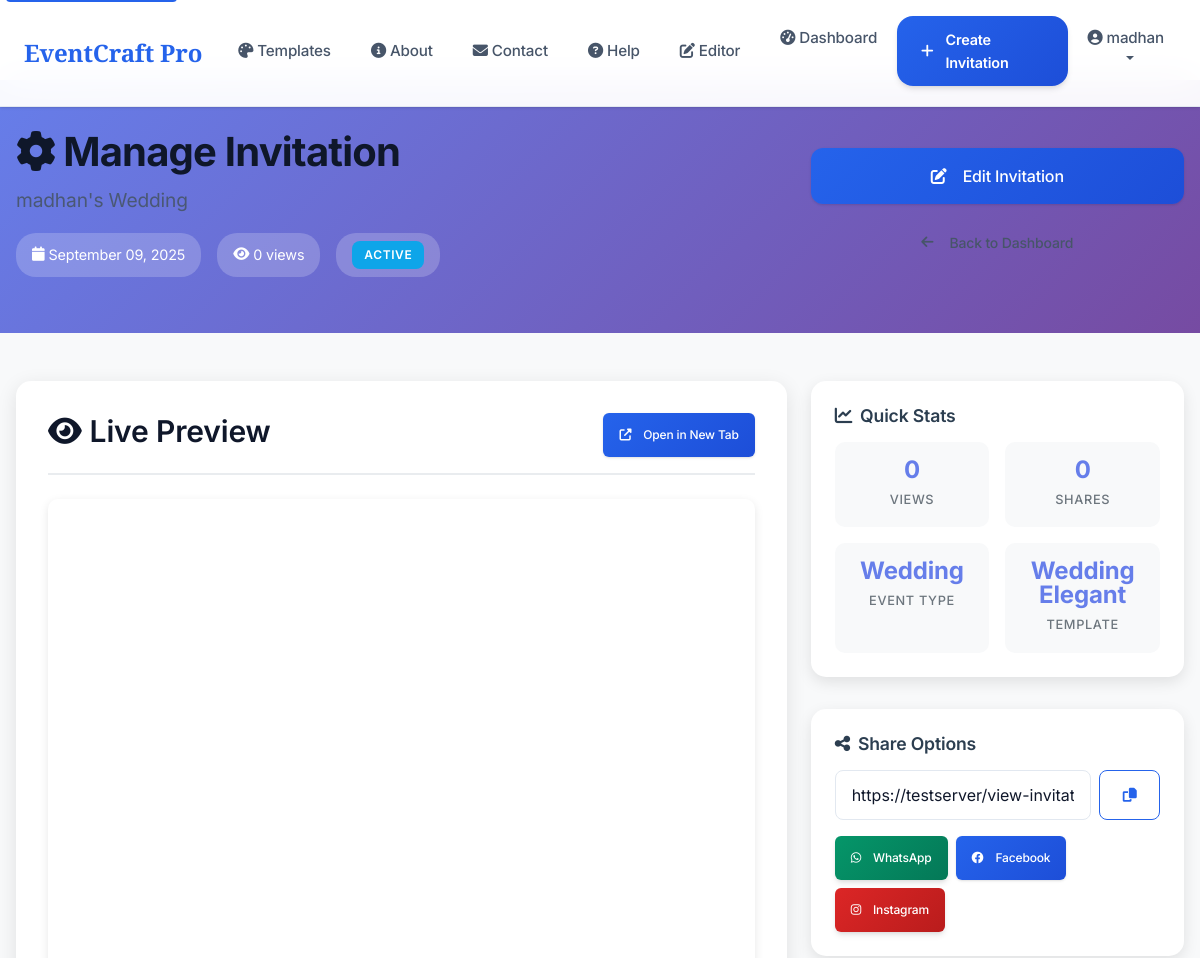
Page /view-invitation-manage/QYT0SeXI (signed in, upper part) on the earlier database version.
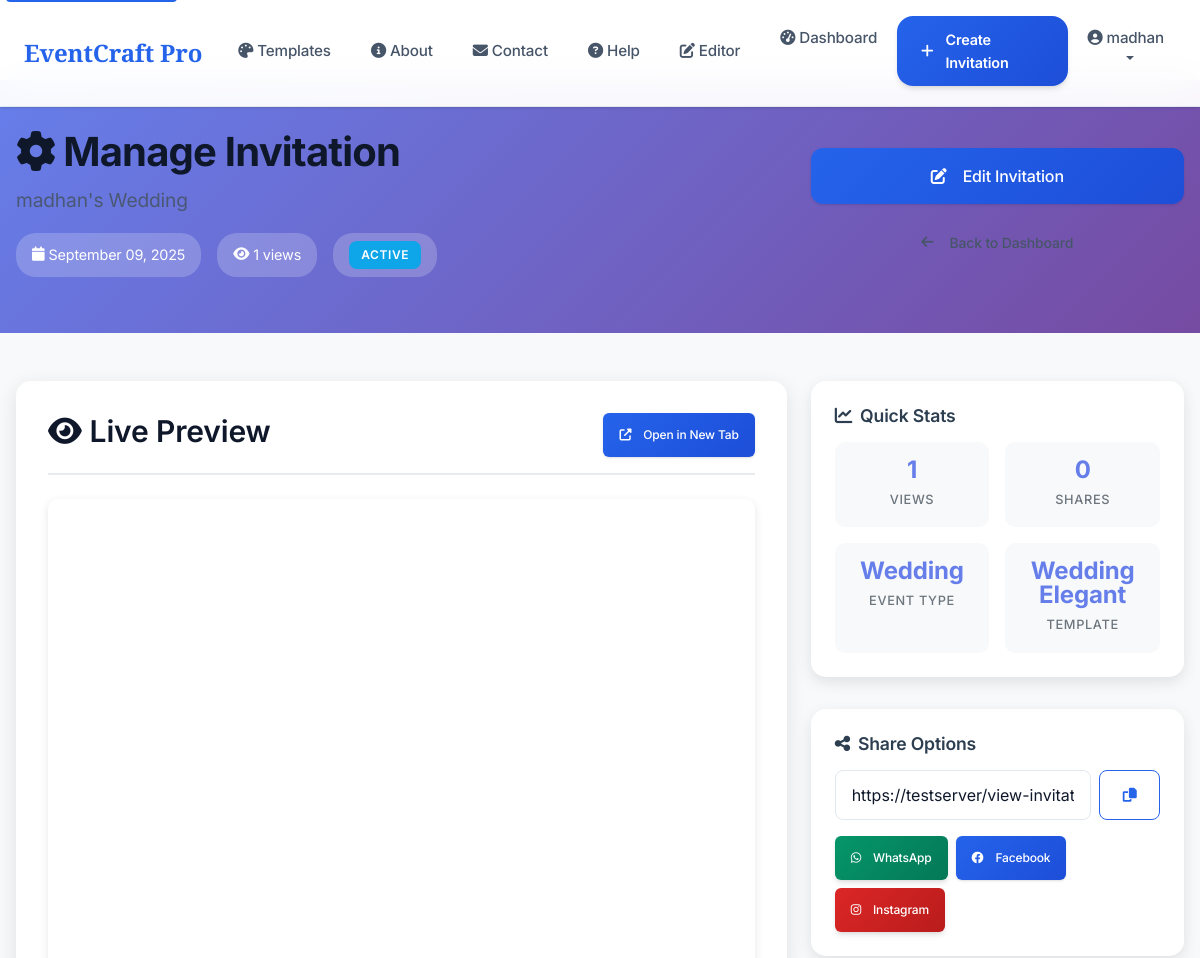
Same page on the later database version.
### models.py (models this page shows)
class Invitation(db.Model):
    __tablename__ = 'invitations'
    id = db.Column(db.Integer, primary_key=True)
    user_id = db.Column(db.Integer, db.ForeignKey('users.id'), nullable=False)
    title = db.Column(db.String(200))
    description = db.Column(db.Text)
    event_type = db.Column(db.String(50), nullable=False)
    template_name = db.Column(db.String(100))
    event_date = db.Column(db.DateTime)
    event_style = db.Column(db.String(50))
    bride_name = db.Column(db.String(100))
    groom_name = db.Column(db.String(100))
    muhurtham_time = db.Column(db.String(50))
    reception_time = db.Column(db.String(50))
    birthday_person = db.Column(db.String(100))
    age = db.Column(db.String(10))
    start_time = db.Column(db.String(50))
    dinner_time = db.Column(db.String(50))
    mother_name = db.Column(db.String(100))
    father_name = db.Column(db.String(100))
    babyshower_start_time = db.Column(db.String(50))
    babyshower_end_time = db.Column(db.String(50))
    graduate_name = db.Column(db.String(100))
    degree = db.Column(db.String(100))
    school = db.Column(db.String(100))
    major = db.Column(db.String(100))
    couple_names = db.Column(db.String(100))
    marriage_years = db.Column(db.String(20))
    anniversary_dinner_time = db.Column(db.String(50))
    party_time = db.Column(db.String(50))
    honoree_name = db.Column(db.String(100))
    position = db.Column(db.String(100))
    company = db.Column(db.String(100))
    start_year = db.Column(db.String(10))
    host_name = db.Column(db.String(100))
    contact_phone = db.Column(db.String(20))
    contact_email = db.Column(db.String(120))
    venue_address = db.Column(db.Text)
    love_story = db.Column(db.Text)  # For weddings
    event_story = db.Column(db.Text)  # For other events
    main_image = db.Column(db.String(255))
    bride_image = db.Column(db.String(255))
    groom_image = db.Column(db.String(255))
    birthday_image = db.Column(db.String(255))
    couple_image = db.Column(db.String(255))
    graduate_image = db.Column(db.String(255))
    honoree_image = db.Column(db.String(255))
    gallery_images = db.Column(db.Text)  # JSON string of image filenames
    customization_data = db.Column(db.Text)  # JSON string of customization settings
    share_url = db.Column(db.String(100), unique=True, nullable=False)
    view_count = db.Column(db.Integer, default=0)
    is_active = db.Column(db.Boolean, default=True)
    expires_at = db.Column(db.DateTime, default=lambda: datetime.utcnow() + timedelta(days=365))  # Default 1 year expiration
    created_at = db.Column(db.DateTime, default=datetime.utcnow)
    updated_at = db.Column(db.DateTime, default=datetime.utcnow, onupdate=datetime.utcnow)
    wishes = db.relationship('Wish', backref='invitation', lazy=True, cascade='all, delete-orphan')
    guests = db.relationship('Guest', backref='invitation', lazy=True, cascade='all, delete-orphan')
    rsvps = db.relationship('RSVP', backref='invitation', lazy=True, cascade='all, delete-orphan')
    views = db.relationship('InvitationView', backref='invitation', lazy=True, cascade='all, delete-orphan')
    shares = db.relationship('InvitationShare', backref='invitation', lazy=True, cascade='all, delete-orphan')

### routes.py (the view)
    @app.route('/view-invitation-manage/<share_url>')
    def view_invitation_manage(share_url):
        if not is_authenticated():
            flash('Please login to continue', 'error')
            return redirect(url_for('auth'))
        invitation = Invitation.query.filter_by(share_url=share_url).first()
        if not invitation or invitation.user_id != session['user_id']:
            flash('Invitation not found or access denied', 'error')
            return redirect(url_for('dashboard'))
        event_data = {
            'eventTitle': invitation.title or 'Event Invitation',
            'eventDescription': invitation.description or '',
            'eventDate': invitation.event_date.strftime('%B %d, %Y') if invitation.event_date else '',
            'eventTime': invitation.muhurtham_time or invitation.start_time or invitation.anniversary_dinner_time or invitation.babyshower_start_time or '',
            'venue': invitation.venue_address or '',
            'address': invitation.venue_address or '',
            'description': invitation.description or '',
            'religiousType': invitation.event_style or 'general',
            'familyName': invitation.title or 'Event Invitation',
            'brideName': invitation.bride_name or '',
            'groomName': invitation.groom_name or '',
            'bridePhoto': invitation.bride_image,
            'groomPhoto': invitation.groom_image,
            'couplePhoto': invitation.couple_image,
            'birthdayPerson': invitation.birthday_person or '',
            'age': invitation.age or '',
            'birthdayPhoto': invitation.birthday_image,
            'graduatePhoto': invitation.graduate_image,
            'honoreePhoto': invitation.honoree_image,
            'mainImage': invitation.main_image,
            'galleryImages': json.loads(invitation.gallery_images) if invitation.gallery_images else [],
            'timeData': {
                'muhurthamTime': invitation.muhurtham_time or '',
                'receptionTime': invitation.reception_time or '',
                'startTime': invitation.start_time or '',
                'dinnerTime': invitation.dinner_time or '',
                'partyTime': invitation.party_time or '',
                'anniversaryDinnerTime': invitation.anniversary_dinner_time or '',
                'babyshowerStartTime': invitation.babyshower_start_time or '',
                'babyshowerEndTime': invitation.babyshower_end_time or ''
            },
            'venueData': {
                'venue': invitation.venue_address or '',
                'address': invitation.venue_address or ''
            }
        }
        return render_template('invitation/manage.html', invitation=invitation, event_data=event_data)

### templates/invitation/manage.html (shortened to what this page needs)
{% extends "base.html" %}
{% block content %}
<div class="manage-invitation-container">
    <div class="manage-header">
        <div class="container">
            <div class="row align-items-center">
                <div class="col-md-8">
                    <div class="header-content">
                        <h1 class="header-title">
                            <i class="fas fa-cog me-2"></i>Manage Invitation
                        </h1>
                        <p class="header-subtitle">{{ invitation.title or 'Event Invitation' }}</p>
                        <div class="header-meta">
                            <span class="meta-item">
                                <i class="fas fa-calendar me-1"></i>
                                {{ invitation.event_date.strftime('%B %d, %Y') if invitation.event_date else 'Date TBD' }}
                            </span>
                            <span class="meta-item">
                                <i class="fas fa-eye me-1"></i>
                                {{ invitation.view_count }} views
                            </span>
                            <span class="meta-item">
                                {% if invitation.is_active %}
                                    <span class="badge bg-success">Active</span>
                                {% else %}
                                    <span class="badge bg-secondary">Inactive</span>
                                {% endif %}
                            </span>
                        </div>
                    </div>
                </div>
                <div class="col-md-4 text-end">
                    <div class="header-actions">
                        <a href="{{ url_for('edit_invitation', invitation_id=invitation.id) }}" class="btn btn-primary btn-lg">
                            <i class="fas fa-edit me-2"></i>Edit Invitation
                        </a>
                        <a href="{{ url_for('dashboard') }}" class="btn btn-outline-secondary">
                            <i class="fas fa-arrow-left me-2"></i>Back to Dashboard
                        </a>
                    </div>
                </div>
            </div>
        </div>
    </div>
    <div class="preview-section">
        <div class="container">
            <div class="row">
                <div class="col-lg-8">
                    <div class="invitation-preview">
                        <div class="preview-header">
                            <h3><i class="fas fa-eye me-2"></i>Live Preview</h3>
                            <div class="preview-actions">
                                <a href="{{ url_for('view_invitation_final', share_url=invitation.share_url) }}" class="btn btn-sm btn-primary" target="_blank">
                                    <i class="fas fa-external-link-alt me-1"></i>Open in New Tab
                                </a>
                            </div>
                        </div>
                        <div class="preview-content">
                            <iframe src="{{ url_for('view_invitation_final', share_url=invitation.share_url) }}"
                                    class="invitation-iframe"
                                    frameborder="0">
                            </iframe>
                        </div>
                    </div>
                </div>
                <div class="col-lg-4">
                    <div class="management-panel">
                        <div class="stats-card">
                            <h4><i class="fas fa-chart-line me-2"></i>Quick Stats</h4>
                            <div class="stats-grid">
                                <div class="stat-item">
                                    <span class="stat-number">{{ invitation.view_count }}</span>
                                    <span class="stat-label">Views</span>
                                </div>
                                <div class="stat-item">
                                    <span class="stat-number">{{ invitation.shares|length if invitation.shares else 0 }}</span>
                                    <span class="stat-label">Shares</span>
                                </div>
                                <div class="stat-item">
                                    <span class="stat-number">{{ invitation.event_type|title }}</span>
                                    <span class="stat-label">Event Type</span>
                                </div>
                                <div class="stat-item">
                                    <span class="stat-number">{{ invitation.template_name|replace('_', ' ')|title if invitation.template_name else 'Custom' }}</span>
                                    <span class="stat-label">Template</span>
                                </div>
                            </div>
                        </div>
                        <div class="share-card">
                            <h4><i class="fas fa-share-alt me-2"></i>Share Options</h4>
                            <div class="share-url-container">
                                <input type="text" class="form-control" id="shareUrlInput"
                                       value="{{ request.url_root }}view-invitation-final/{{ invitation.share_url }}" readonly>
                                <button class="btn btn-outline-primary" onclick="copyShareUrl()">
                                    <i class="fas fa-copy"></i>
                                </button>
                            </div>
                            <div class="social-share-buttons mt-3">
                                <a href="https://wa.me/?text={{ invitation.title or 'Event Invitation' }} - {{ request.url_root }}view-invitation-final/{{ invitation.share_url }}" target="_blank" class="btn btn-success btn-sm" onclick="trackShare('whatsapp')">
                                    <i class="fab fa-whatsapp me-1"></i> WhatsApp
                                </a>
                                <a href="https://www.facebook.com/sharer/sharer.php?u={{ request.url_root }}view-invitation-final/{{ invitation.share_url }}" target="_blank" class="btn btn-primary btn-sm" onclick="trackShare('facebook')">
                                    <i class="fab fa-facebook me-1"></i> Facebook
                                </a>
                                <a href="https://www.instagram.com/" target="_blank" class="btn btn-danger btn-sm" onclick="trackShare('instagram')">
                                    <i class="fab fa-instagram me-1"></i> Instagram
                                </a>
                            </div>
                        </div>
                    </div>
                </div>
            </div>
        </div>
    </div>
</div>
{% endblock %}

### templates/base.html (shortened to what this page needs)
<!DOCTYPE html>
<html lang="en">
<head>
    <link href="https://cdn.jsdelivr.net/npm/bootstrap@5.3.0/dist/css/bootstrap.min.css" rel="stylesheet">
    <link rel="stylesheet" href="https://cdnjs.cloudflare.com/ajax/libs/font-awesome/6.4.0/css/all.min.css">
    <link rel="stylesheet" href="/static/css/style.css?v=6.0">
</head>
<body>
    <nav class="navbar navbar-expand-lg fixed-top" id="mainNavbar" role="navigation" aria-label="Main navigation">
        <div class="container">
            <a class="navbar-brand" href="{{ url_for('index') }}" aria-label="EventCraft Pro - Go to homepage">
                EventCraft Pro
            </a>
            <div class="collapse navbar-collapse" id="navbarNav">
                <ul class="navbar-nav me-auto" role="menubar">
                    <li class="nav-item" role="none">
                        <a class="nav-link" href="{{ url_for('templates') }}" role="menuitem" aria-label="Browse invitation templates">
                            <i class="fas fa-palette me-1" aria-hidden="true"></i>Templates
                        </a>
                    </li>
                    <li class="nav-item" role="none">
                        <a class="nav-link" href="{{ url_for('about') }}" role="menuitem" aria-label="Learn about EventCraft Pro">
                            <i class="fas fa-info-circle me-1" aria-hidden="true"></i>About
                        </a>
                    </li>
                    <li class="nav-item" role="none">
                        <a class="nav-link" href="{{ url_for('contact') }}" role="menuitem" aria-label="Contact us for support">
                            <i class="fas fa-envelope me-1" aria-hidden="true"></i>Contact
                        </a>
                    </li>
                    <li class="nav-item" role="none">
                        <a class="nav-link" href="{{ url_for('help_center') }}" role="menuitem" aria-label="Get help and support">
                            <i class="fas fa-question-circle me-1" aria-hidden="true"></i>Help
                        </a>
                    </li>
                    {% if session.user_id %}
                    <li class="nav-item">
                        <a class="nav-link" href="{{ url_for('drag_drop_editor') }}">
                            <i class="fas fa-edit me-1"></i>Editor
                        </a>
                    </li>
                    {% endif %}
                </ul>
                <ul class="navbar-nav ms-auto">
                    {% if session.user_id %}
                        <li class="nav-item">
                            <a class="nav-link" href="{{ url_for('dashboard') }}">
                                <i class="fas fa-tachometer-alt me-1"></i>Dashboard
                            </a>
                        </li>
                        <li class="nav-item">
                            <a class="btn-primary-custom" href="{{ url_for('templates') }}">
                                <i class="fas fa-plus me-1"></i>Create Invitation
                            </a>
                        </li>
                        <li class="nav-item dropdown">
                            <a class="nav-link dropdown-toggle" href="#" role="button" data-bs-toggle="dropdown" aria-expanded="false">
                                <i class="fas fa-user-circle me-1"></i>{{ session.user_name if session.user_name else 'User' }}
                            </a>
                        </li>
                    {% endif %}
                </ul>
            </div>
        </div>
    </nav>
    <main id="main-content" class="main-content" role="main" aria-label="Main content">
    <main class="fade-in">
        {% block content %}{% endblock %}
    </main>
</body>
</html>

Differences in the rows shown:
changed Invitation "Wedding": view_count "0" → "1"
